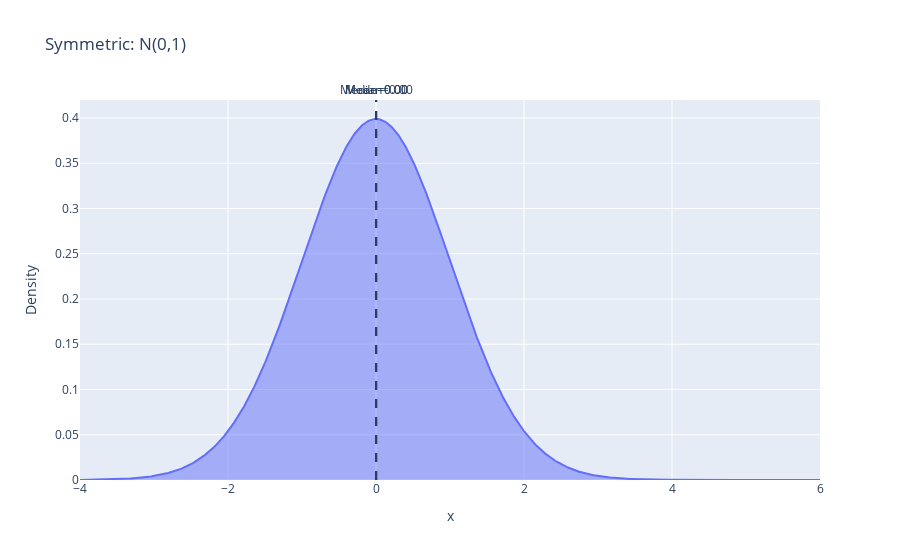
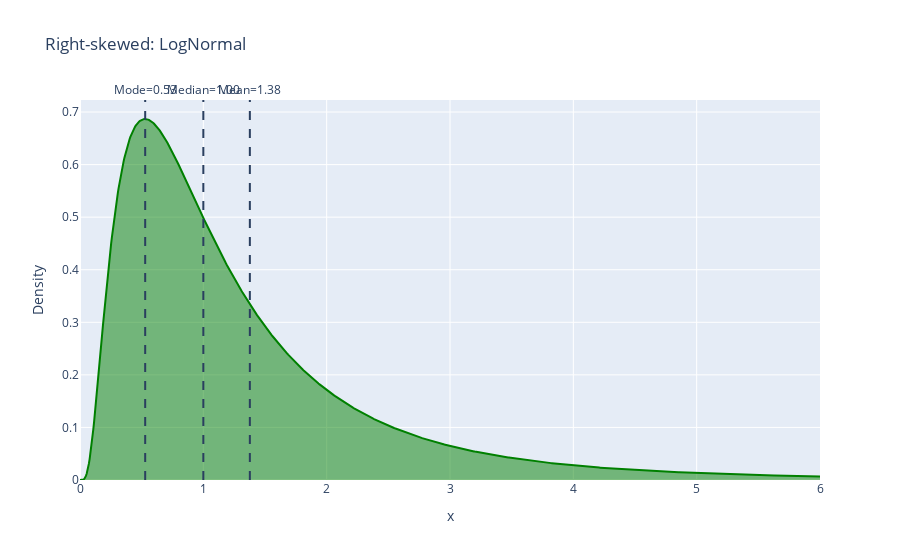
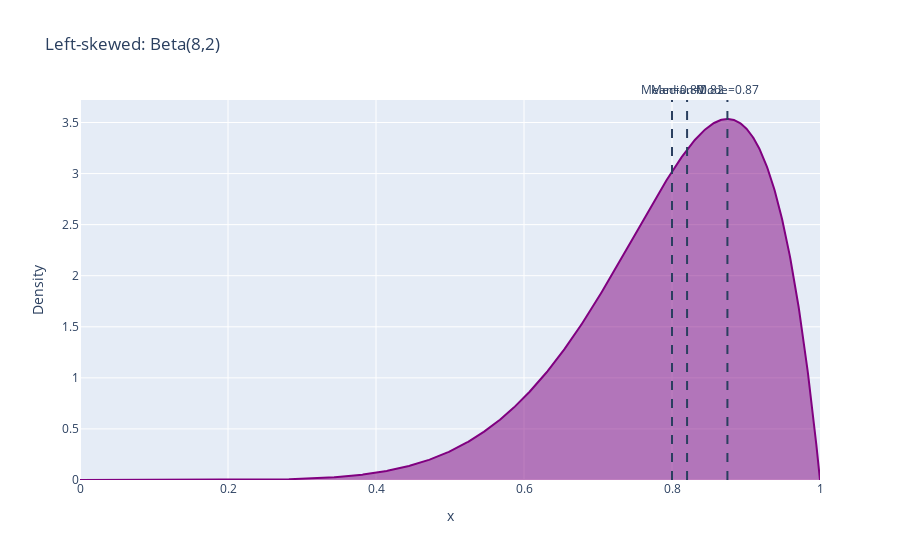

Source (notebook cell) for these figures, in order:
### Markdown cell above
### Mediaan en Modus

- **Mediaan**: De waarde waarbij 50% van de kansmassa links en rechts ligt
- **Modus**: De meest waarschijnlijke waarde (hoogste kans bij discreet, maximum van PDF bij continu)

## ✍️
Vergelijk verwachtingswaarde, mediaan en modus voor de volgende drie distributies:
1. **Symmetrische verdeling**: Normale verdeling $\mathcal{N}(0, 1^2)$
2. **Rechts-scheve verdeling**: Log-normale verdeling met parameters $s=0.8$, $\text{scale}=1$
3. **Links-scheve verdeling**: Beta verdeling met parameters $\alpha=8$, $\beta=2$

Bereken voor elke distributie het gemiddelde (mean), de mediaan en de modus, en visualiseer deze.

### Code cell
# Define three specific distributions to compare
x_range = np.linspace(-4, 6, 1000)

# 1. Symmetric: Normal distribution N(0, 1)
dist1 = stats.norm(loc=0, scale=1)
pdf1 = dist1.pdf(x_range)
mean1 = dist1.mean()
median1 = dist1.median()
mode1_idx = np.argmax(pdf1)
mode1 = x_range[mode1_idx]

# 2. Right-skewed: Log-Normal distribution
dist2 = stats.lognorm(s=0.8, scale=1)
x_range2 = np.linspace(0, 6, 1000)
pdf2 = dist2.pdf(x_range2)
mean2 = dist2.mean()
median2 = dist2.median()
mode2_idx = np.argmax(pdf2)
mode2 = x_range2[mode2_idx]

# 3. Left-skewed: Beta distribution Beta(8, 2)
dist3 = stats.beta(a=8, b=2)
x_range3 = np.linspace(0, 1, 1000)
pdf3 = dist3.pdf(x_range3)
mean3 = dist3.mean()
median3 = dist3.median()
mode3_idx = np.argmax(pdf3)
mode3 = x_range3[mode3_idx]

# Create dataframes for each distribution
df1 = pd.DataFrame({"x": x_range, "Density": pdf1, "Distribution": "Symmetric: N(0,1)"})
df1_stats = pd.DataFrame(
    {
        "x": [mean1, median1, mode1],
        "y": [0, 0, 0],
        "Measure": ["Mean", "Median", "Mode"],
        "Value": [mean1, median1, mode1],
    }
)

df2 = pd.DataFrame({"x": x_range2, "Density": pdf2, "Distribution": "Right-skewed: LogNormal"})
df2_stats = pd.DataFrame(
    {
        "x": [mean2, median2, mode2],
        "y": [0, 0, 0],
        "Measure": ["Mean", "Median", "Mode"],
        "Value": [mean2, median2, mode2],
    }
)

df3 = pd.DataFrame({"x": x_range3, "Density": pdf3, "Distribution": "Left-skewed: Beta(8,2)"})
df3_stats = pd.DataFrame(
    {
        "x": [mean3, median3, mode3],
        "y": [0, 0, 0],
        "Measure": ["Mean", "Median", "Mode"],
        "Value": [mean3, median3, mode3],
    }
)

# Plot 1: Symmetric
fig1 = px.area(df1, x="x", y="Density", title="Symmetric: N(0,1)")
for _, row in df1_stats.iterrows():
    fig1.add_vline(
        x=row["x"],
        line_dash="dash",
        annotation_text=f"{row['Measure']}={row['Value']:.2f}",
        annotation_position="top",
    )
fig1.show()

# Plot 2: Right-skewed
fig2 = px.area(
    df2, x="x", y="Density", title="Right-skewed: LogNormal", color_discrete_sequence=["green"]
)
for _, row in df2_stats.iterrows():
    fig2.add_vline(
        x=row["x"],
        line_dash="dash",
        annotation_text=f"{row['Measure']}={row['Value']:.2f}",
        annotation_position="top",
    )
fig2.show()

# Plot 3: Left-skewed
fig3 = px.area(
    df3, x="x", y="Density", title="Left-skewed: Beta(8,2)", color_discrete_sequence=["purple"]
)
for _, row in df3_stats.iterrows():
    fig3.add_vline(
        x=row["x"],
        line_dash="dash",
        annotation_text=f"{row['Measure']}={row['Value']:.2f}",
        annotation_position="top",
    )
fig3.show()

### Figure 1 — Plotly figure (JSON) as saved in the notebook; plotly's stock layout.template omitted (floating-point values rounded to 4 significant figures; data arrays with more than 128 entries replaced by an {"elided": "..."} marker saying what was removed)
{"data": [{"fillpattern": {"shape": ""}, "hovertemplate": "x=%{x}<br>Density=%{y}<extra></extra>", "legendgroup": "", "line": {"color": "#636efa"}, "marker": {"symbol": "circle"}, "mode": "lines", "name": "", "orientation": "v", "showlegend": false, "stackgroup": "1", "type": "scatter", "x": {"elided": "1000 float values"}, "xaxis": "x", "y": {"elided": "1000 float values"}, "yaxis": "y"}], "layout": {"annotations": [{"showarrow": false, "text": "Mean=0.00", "x": 0, "xanchor": "center", "xref": "x", "y": 1, "yanchor": "bottom", "yref": "y domain"}, {"showarrow": false, "text": "Median=0.00", "x": 0, "xanchor": "center", "xref": "x", "y": 1, "yanchor": "bottom", "yref": "y domain"}, {"showarrow": false, "text": "Mode=0.00", "x": 0.004004, "xanchor": "center", "xref": "x", "y": 1, "yanchor": "bottom", "yref": "y domain"}], "legend": {"tracegroupgap": 0}, "shapes": [{"line": {"dash": "dash"}, "type": "line", "x0": 0, "x1": 0, "xref": "x", "y0": 0, "y1": 1, "yref": "y domain"}, {"line": {"dash": "dash"}, "type": "line", "x0": 0, "x1": 0, "xref": "x", "y0": 0, "y1": 1, "yref": "y domain"}, {"line": {"dash": "dash"}, "type": "line", "x0": 0.004004, "x1": 0.004004, "xref": "x", "y0": 0, "y1": 1, "yref": "y domain"}], "title": {"text": "Symmetric: N(0,1)"}, "xaxis": {"anchor": "y", "domain": [0, 1], "title": {"text": "x"}}, "yaxis": {"anchor": "x", "domain": [0, 1], "title": {"text": "Density"}}}}

### Figure 2 — Plotly figure (JSON) as saved in the notebook; plotly's stock layout.template omitted (floating-point values rounded to 4 significant figures; data arrays with more than 128 entries replaced by an {"elided": "..."} marker saying what was removed)
{"data": [{"fillpattern": {"shape": ""}, "hovertemplate": "x=%{x}<br>Density=%{y}<extra></extra>", "legendgroup": "", "line": {"color": "green"}, "marker": {"symbol": "circle"}, "mode": "lines", "name": "", "orientation": "v", "showlegend": false, "stackgroup": "1", "type": "scatter", "x": {"elided": "1000 float values"}, "xaxis": "x", "y": {"elided": "1000 float values"}, "yaxis": "y"}], "layout": {"annotations": [{"showarrow": false, "text": "Mean=1.38", "x": 1.377, "xanchor": "center", "xref": "x", "y": 1, "yanchor": "bottom", "yref": "y domain"}, {"showarrow": false, "text": "Median=1.00", "x": 1, "xanchor": "center", "xref": "x", "y": 1, "yanchor": "bottom", "yref": "y domain"}, {"showarrow": false, "text": "Mode=0.53", "x": 0.5285, "xanchor": "center", "xref": "x", "y": 1, "yanchor": "bottom", "yref": "y domain"}], "legend": {"tracegroupgap": 0}, "shapes": [{"line": {"dash": "dash"}, "type": "line", "x0": 1.377, "x1": 1.377, "xref": "x", "y0": 0, "y1": 1, "yref": "y domain"}, {"line": {"dash": "dash"}, "type": "line", "x0": 1, "x1": 1, "xref": "x", "y0": 0, "y1": 1, "yref": "y domain"}, {"line": {"dash": "dash"}, "type": "line", "x0": 0.5285, "x1": 0.5285, "xref": "x", "y0": 0, "y1": 1, "yref": "y domain"}], "title": {"text": "Right-skewed: LogNormal"}, "xaxis": {"anchor": "y", "domain": [0, 1], "title": {"text": "x"}}, "yaxis": {"anchor": "x", "domain": [0, 1], "title": {"text": "Density"}}}}

### Figure 3 — Plotly figure (JSON) as saved in the notebook; plotly's stock layout.template omitted (floating-point values rounded to 4 significant figures; data arrays with more than 128 entries replaced by an {"elided": "..."} marker saying what was removed)
{"data": [{"fillpattern": {"shape": ""}, "hovertemplate": "x=%{x}<br>Density=%{y}<extra></extra>", "legendgroup": "", "line": {"color": "purple"}, "marker": {"symbol": "circle"}, "mode": "lines", "name": "", "orientation": "v", "showlegend": false, "stackgroup": "1", "type": "scatter", "x": {"elided": "1000 float values"}, "xaxis": "x", "y": {"elided": "1000 float values"}, "yaxis": "y"}], "layout": {"annotations": [{"showarrow": false, "text": "Mean=0.80", "x": 0.8, "xanchor": "center", "xref": "x", "y": 1, "yanchor": "bottom", "yref": "y domain"}, {"showarrow": false, "text": "Median=0.82", "x": 0.8204, "xanchor": "center", "xref": "x", "y": 1, "yanchor": "bottom", "yref": "y domain"}, {"showarrow": false, "text": "Mode=0.87", "x": 0.8749, "xanchor": "center", "xref": "x", "y": 1, "yanchor": "bottom", "yref": "y domain"}], "legend": {"tracegroupgap": 0}, "shapes": [{"line": {"dash": "dash"}, "type": "line", "x0": 0.8, "x1": 0.8, "xref": "x", "y0": 0, "y1": 1, "yref": "y domain"}, {"line": {"dash": "dash"}, "type": "line", "x0": 0.8204, "x1": 0.8204, "xref": "x", "y0": 0, "y1": 1, "yref": "y domain"}, {"line": {"dash": "dash"}, "type": "line", "x0": 0.8749, "x1": 0.8749, "xref": "x", "y0": 0, "y1": 1, "yref": "y domain"}], "title": {"text": "Left-skewed: Beta(8,2)"}, "xaxis": {"anchor": "y", "domain": [0, 1], "title": {"text": "x"}}, "yaxis": {"anchor": "x", "domain": [0, 1], "title": {"text": "Density"}}}}
